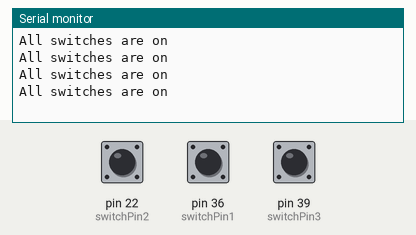
Bench run of a sketch on a simulated Arduino Mega 2560, built with avr-gcc and run on an emulated ATmega2560. Parts: the last lines printed to the serial monitor. The inputs (shaded band) are chosen by the test bench; at power-on: pin 22 (switchPin2) HIGH, pin 36 (switchPin1) HIGH, pin 39 (switchPin3) HIGH.

Above: at 1.8 s.
1.9 s: pin 22 (switchPin2) pulled LOW for 0.6 s
At 2.4 s:
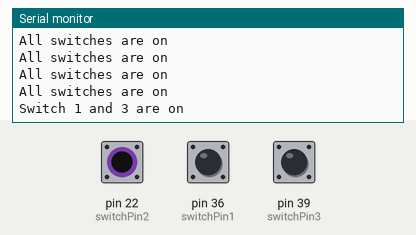
4.0 s: pin 36 (switchPin1) pulled LOW for 0.6 s
At 4.4 s:
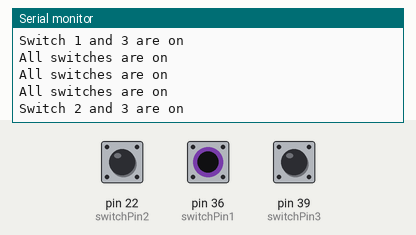
6.1 s: pin 39 (switchPin3) pulled LOW for 0.6 s
At 6.9 s:
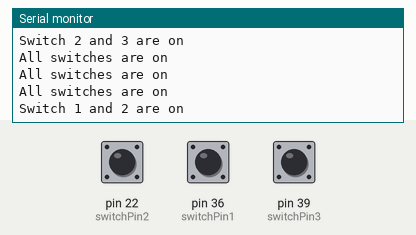
8.2 s: pin 22 (switchPin2) driven LOW and pin 36 (switchPin1) driven LOW
At 8.9 s:
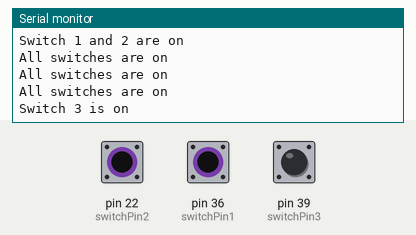
10.5 s: pin 39 (switchPin3) pulled LOW for 1 s
At 10.9 s:
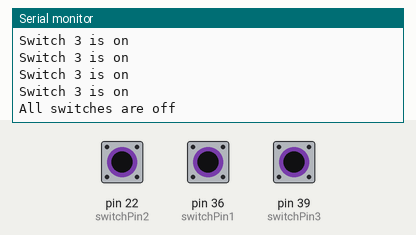

Measured:
- after the input at 1.9 s, the serial monitor: prints a new line after 0.10 s (image 1)
- after the input at 4.0 s, the serial monitor: prints a new line at once (image 2)
- after the input at 6.1 s, the serial monitor: prints a new line after 0.40 s (image 3)
- after the input at 8.2 s, the serial monitor: prints a new line after 0.30 s (image 4)
- after the input at 10.5 s, the serial monitor: prints a new line at once (image 5)

The sketch:

Read_bit_Value.ino
```cpp
const int switchPin1 = 36; // Cổng số của công tắc 1
const int switchPin2 = 22; // Cổng số của công tắc 2
const int switchPin3 = 39; // Cổng số của công tắc 3

void setup() {
  pinMode(switchPin1, INPUT);
  pinMode(switchPin2, INPUT);
  pinMode(switchPin3, INPUT);

  Serial.begin(9600);
}

void loop() {
  // Đọc trạng thái bit từ 3 công tắc
  int bit1 = digitalRead(switchPin1);
  int bit2 = digitalRead(switchPin2);
  int bit3 = digitalRead(switchPin3);

  // Ghép các bit lại thành một số nguyên duy nhất
  int switchState = (bit3 << 2) | (bit2 << 1) | bit1;

  // Sử dụng câu lệnh switch để thực hiện các chức năng khác nhau tùy thuộc vào trạng thái bit
  switch (switchState) {
    case 0:
      // Thực hiện chức năng khi tất cả các công tắc đều tắt
      Serial.println("All switches are off");
      break;
    case 1:
      // Thực hiện chức năng khi chỉ có công tắc 1 được bật
      Serial.println("Switch 1 is on");
      break;
    case 2:
      // Thực hiện chức năng khi chỉ có công tắc 2 được bật
      Serial.println("Switch 2 is on");
      break;
    case 3:
      // Thực hiện chức năng khi có công tắc 1 và 2 được bật
      Serial.println("Switch 1 and 2 are on");
      break;
    case 4:
      // Thực hiện chức năng khi chỉ có công tắc 3 được bật
      Serial.println("Switch 3 is on");
      break;
    case 5:
      // Thực hiện chức năng khi có công tắc 1 và 3 được bật
      Serial.println("Switch 1 and 3 are on");
      break;
    case 6:
      // Thực hiện chức năng khi có công tắc 2 và 3 được bật
      Serial.println("Switch 2 and 3 are on");
      break;
    case 7:
      // Thực hiện chức năng khi tất cả các công tắc đều được bật
      Serial.println("All switches are on");
      break;
    default:
      Serial.println("Invalid switch state");
      break;
  }

  delay(500); // Đợi 0.5 giây trước khi đọc lại trạng thái của các công tắc
}
```
